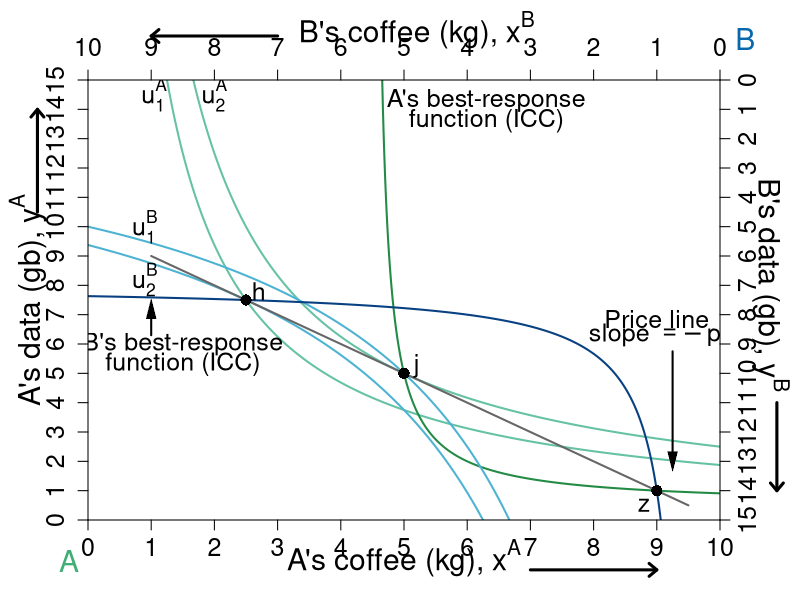

Reproduce this figure in R.
#' Graph Designer: Simon Halliday, Scott Cohn
#' Authors: Bowles and Halliday
#' Title: Coordination, Conflict and Competition: A Text in Microeconomics

library("shape")

pdf(file = "what_can_markets_do/property_walras_baseline.pdf", width = 9, height = 7)

# Set parameters for graphics
axislabelsize <- 1.8
labelsize <- 1.5
namesize <- 1.8
annotatesize <- 1.5
graphlinewidth <- 2
segmentlinewidth <- 1.5

COL <- c("#7fc97f", "#beaed4", "#fdc086", "#ffff99", "#386cb0", "#f0027f", "#bf5b17", "#666666")
COLA <- c("#e0f3db", "#99d8c9","#66c2a4","#41ae76", "#238b45", "#005824")
COLB <- c("#c6dbef", "#4eb3d3", "#2b8cbe", "#0868ac","#084081")
COLC <- c("#fcfbfd", "#efedf5", "#dadaeb", "#bcbddc", "#9e9ac8", "#807dba", "#6a51a3", "#54278f", "#3f007d")
grays <- gray.colors(25, start = 1, end = 0, alpha = 1)


uA <- function(xA, yA, alpha = 0.5){
  ((xA)^alpha)*((yA)^(1 - alpha))
}

uB <- function(xA, yA, alpha = 0.5){
  ((10-xA)^alpha)*((15-yA)^(1 - alpha))
}

indiffcurveA1 <- function(x, U = 4, A = 1, a = 0.5) {
  ((((U-2)/A)*(1/x)^a)^(1/(1-a)))
}

indiffcurveA2 <- function(x, U = 4, A = 1, a = 0.5) {
  (((U/A)*(1/x)^a)^(1/(1-a)))
}

indiffcurveA3 <- function(x, U = 5.715476, A = 1, a = 0.5) {
  (((U/A)*(1/x)^a)^(1/(1 - a)))
}

indiffcurveA4 <- function(x, U = 6.984164, A = 1, a = 0.5) {
  ((((U)/A)*(1/x)^a)^(1/(1 - a)))
}

paretoEC <- function(x) {
  (3/2)*x
}

OfferCurveA <- function(x) {
  # x/(x  - 4)
  x / (2*x - 9)
}

PriceLine <- function(x, intercept = 10, slope = 1) {
  intercept - slope*x 
}

mrsplot <- function(x) {
  (13/2)*(x/(9 - x)^2)
  
}

OfferCurveB <- function(x) {
  #15 - (14/2)*(10 - x)/(9 - x)
  (145 - 16*x) / (19 - 2*x)
}

WalrasPrice <- function(x) {
  14 - (3/2)*x
}

#Deriving the offer curves: let py = 1
#wA = 8px + 2py = 8px + 2; Demand: x = w/2px => x = 4 + 1/px => px = 1/(x - 4)
#Offer curve is y = px*x => (1/(x-4))*x = x/(x-4) defined for x neq 4
#wA = 2px + 13py = 2px + 13; Demand: x = w/2px => x = 1 + 13/2px => px = 13/2(x - 1)
#B's Offer curve is y = px*x => (13/2)(1/(x-1))*x = (13/2)(x/(x-1)
#Therefore in terms of yA and xA:
#15 - y = (13/2)*(10 - x)/(10 - x - 1)
#Therefore y = 15 - (13/2)*(10-x)/(9 - x) defined for x neq 9
#The tangency of the indifference curve and the offer curve gives mrsplot
#Where mrsplot equals that offer curve, we get x = (3/17)*(51 - sqrt(221)) = 6.376576; 
#So y = 6.022321; therefore u = (6.376576^0.5)*(6.022321^0.5)

indiffcurveBneg1 <- function(x, U = 5.09, A = 1, a = 0.5) {
  15 - (((U/A)*(1/(10 - x))^a)^(1/(1-a)))
}

indiffcurveBneg2 <- function(x, U = 6.531973, A = 1, a = 0.5) {
  15 - (((U/A)*(1/(10 - x))^a)^(1/(1-a)))
}

#Aisha happens to have found 8 apples and 2 oranges, 
#and Betty happens to have found 2 apples and 13 oranges. 
#Aisha's utility (8^0.5)*(2^0.5) = 4
#Betty's utility (2^0.5)*(13^0.5) = 5.09



par(mar =  c(4, 4.4, 4, 4))
xlims <- c(0, 10)
ylims <- c(0, 15)
xlims2 <- c(10, 0)
ylims2 <- c(15, 0)

plot(0, 0, xlim = xlims, ylim = ylims, type = "n",
     xlab = "",
     ylab = "", 
     xaxt = "n", 
     yaxt = "n", 
     cex.lab = axislabelsize, 
     bty = "n",
     xaxs = "i", 
     yaxs = "i")

text(0.5*xlims[2], -1.3, expression(paste("A's coffee (kg), ", x^A)), xpd = TRUE, cex = axislabelsize) 
text(-0.95, 0.5*ylims[2], expression(paste("A's data (gb), ", y^A)), xpd = TRUE, cex = axislabelsize, srt = 90) 


npts <- 500 
npts2 <- 501

#Specify the sequences of points for graphing. 
xx1 <- seq(xlims[1], xlims[2], length.out = npts)
yy1 <- indiffcurveA2(xx1, U = 4, A = 1, a = 0.5)
yy2 <- indiffcurveA2(xx1)

#I need something like xx1 with npts for 
xx2 <- seq(4.5, xlims[2], length.out = npts)
xx3 <- seq(xlims[1], 9.1, length.out = npts)
xx4 <- seq(1, 9.5, length.out = npts)

#Draw the lines for the graphs

lines(xx1, indiffcurveA2(xx1, U = uA(5, 5)), col = COLA[3], lwd = graphlinewidth)
lines(xx1, indiffcurveA2(xx1, U = uA(2.5, 7.5)), col = COLA[3], lwd = graphlinewidth)
# 
lines(xx2, OfferCurveA(xx2), col = COLA[5], lwd = graphlinewidth)
# 
# 
lines(xx1, indiffcurveBneg1(xx1, U = uB(2.5, 7.5)), col = COLB[2], lwd = graphlinewidth)
lines(xx1, indiffcurveBneg1(xx1, U = uB(5, 5)), col = COLB[2], lwd = graphlinewidth)
# 
# 
lines(xx4, PriceLine(xx4, intercept = 10, slope = 1), col = COL[8], lwd = graphlinewidth)
# 
lines(xx3, OfferCurveB(xx3), col = COLB[5], lwd = graphlinewidth)

#Customize ticks and labels for the plot
ticksy <- seq(from = 0, to = 15, by = 1)
ylabels <- seq(from = 0, to = 15, by = 1)
ticksx <- seq(from = 0, to = 10, by = 1)
xlabels <- seq(from = 0, to = 10, by = 1)
axis(1, at = ticksx, pos = 0, labels = xlabels, cex.axis = labelsize)
axis(2, at = ticksy, pos = 0, labels = ylabels, las = 0, gap.axis = -1, cex.axis = labelsize)

#Add arrows:
arrows(-0.8, 10.5, -0.8, 14, xpd = TRUE, length = 0.1, angle = 40, lwd = 3)
arrows(7, -1.7, 9, -1.7, xpd = TRUE, length = 0.1, angle = 40, lwd = 3)


# #Annotation of the three graphs and the NE
text(1.05, 14.5, expression(u[1]^A), cex = labelsize)
text(2, 14.5, expression(u[2]^A), cex = labelsize)

points(2.5, 7.5, pch = 16, col = "black", cex = 1.5)
text(2.7, 7.8, expression(h), cex = labelsize)

points(5, 5, pch = 16, col = "black", cex = 1.5)
text(5.2, 5.25, expression(j), cex = labelsize)

text(9, 6.85, expression("Price line"), cex = labelsize)
text(9, 6.25, expression(paste("slope ", phantom() == -p[j])), cex = labelsize)
Arrows(9.25, 5.75, 9.25, 2, col = "black", lty = 1, lwd = 2, arr.type = "triangle", arr.lwd = 0.5)
# 
# # #Label B's offer curve
# text(1.5, 2.5, expression("B's Offer Curve"), cex = labelsize)
Arrows(1, 6.3, 1, 7.2, col = "black", lty = 1, lwd = 2, arr.type = "triangle", arr.lwd = 0.5)
# #
# # # Price Line
# text(8, 13, expression(paste("A's Offer Curve")), cex = labelsize)
# Arrows(6.5, 13, 5, 13, col = "black", lty = 1, lwd = 2, arr.type = "triangle", arr.lwd = 0.5)

text(1.5, 6.0, expression("B's best-response"), cex = annotatesize)
text(1.5, 5.3, expression("function (ICC)"), cex = annotatesize)

text(6.3, 14.3, expression("A's best-response"), cex = annotatesize)
text(6.3, 13.6, expression("function (ICC)"), cex = annotatesize)

text(-0.3, -1.4, expression("A"), xpd = TRUE, cex = namesize, col = COLA[4])
text(10.4, 16.4, expression("B"), xpd = TRUE, cex = namesize, col = COLB[4])


#Set up second axes and labels
par(new = TRUE)

#Use the same x and ylims as previously, but with locations switched
xlims2 <- c(10, 0)
ylims2 <- c(15, 0)

#Leave the ylab and xlab blank to ensure no axes titles
plot(0, 0, xlim = xlims2, ylim = ylims2, type = "n",
     xlab = expression(paste("")),
     ylab = expression(paste("")),
     xaxt = "n", 
     yaxt = "n", 
     cex.lab = 1.3, 
     bty = "n",
     xaxs = "i", 
     yaxs = "i")

#Set up axes at sides 3 and 4 (top and right)
axis(side = 3, at = ticksx, pos = 0, labels = xlabels, cex.axis = labelsize)
axis(side = 4, at = ticksy, pos = 0, labels = ylabels, las = 0, gap.axis = -1,  cex.axis = labelsize)
text(4.8, -1.7, expression(paste("B's coffee (kg), ", x^B)), xpd = TRUE, cex = axislabelsize) 
text(-0.8, 7, expression(paste("B's data (gb), ", y^B)), xpd = TRUE, cex = axislabelsize, srt = 270) 

#Add arrows:
arrows(-0.9, 11, -0.9, 14, xpd = TRUE, length = 0.1, angle = 40, lwd = 3)
arrows(7, -1.5, 9, -1.5, xpd = TRUE, length = 0.1, angle = 40, lwd = 3)


#Functions for B's indifference curves
indiffcurveB1 <- function(x, U = 5.09, A = 1, a = 0.5) {
  ((((U-2)/A)*(1/x)^a)^(1/(1-a)))
}

indiffcurveB2 <- function(x, U = 5.09, A = 1, a = 0.5) {
  (((U/A)*(1/x)^a)^(1/(1-a)))
}

indiffcurveB3 <- function(x, U = 5.703502, A = 1, a = 0.5) {
  ((((U)/A)*(1/x)^a)^(1/(1-a)))
}

indiffcurveB4 <- function(x, U = 8.244574, A = 1, a = 0.5) {
  ((((U)/A)*(1/x)^a)^(1/(1-a)))
}



#Label B's indifference curves
text(9.1, 5.0, expression(u[1]^B), cex = labelsize)
text(9.1, 6.8, expression(u[2]^B), cex = labelsize)


#Add a point for the initial endowment
points(1, 14, pch = 16, col = "black", cex = 1.5)
text(1.2, 14.5, expression(z), cex = labelsize)




#Label a point on the middle of the curve
#points(5, 7.5, pch = 16, col = "black", cex = 1.5)
#text(5, 7, expression(i))

#(5^0.5)*(7.5^0.5) = 6.123724

#Add point for comparison to participation constraint
#points(6.2, 1.55, pch = 16, col = "black", cex = 1.5)
#text(6.1, 1.2, expression(d))


#Calculate TIOLI power allocation for B
#mrs(x,y) => pareto efficient curve is (3/2)x = y
#A's initital utility is 4 = u(8,2) = (8^0.5)*(2^0.5)
#Therefore substitute in the contract curve u_e^A = 4 = (x^A)^(0.5)(3/2*x^A)^0.5
# => x^A = 4/((3/2)^0.5) = 3.27 => x^B = 6.73
# => y^A = 3/2(x^A) = 4.9 => y^B = 10.1

#Add point g for B's TIOLI power
# points(6.73, 10.1, pch = 16, col = "black", cex = 1.5)
# text(6.73, 10.6, expression(g))

#Calculate TIOLI power allocation for A
#mrs(x,y) => pareto efficient curve is (3/2)x = y
#A's initital utility is 4 = u(8,2) = (8^0.5)*(2^0.5)
#Therefore substitute in the contract curve u_e^A = 4 = (x^A)^(0.5)(3/2*x^A)^0.5
# => x^B = 5.09/((3/2)^0.5) = 4.16 => x^A = 5.84
# => y^B = 3/2(x^B) = 6.23 => y^A = 8.77 
#=> u^A = (5.84^0.5)*(8.77^0.5) = 7.156591
#Add point f for A's TIOLI power
# points(4.16, 6.23, pch = 16, col = "black", cex = 1.5)
# text(4.16, 5.8, expression(f))



dev.off()
